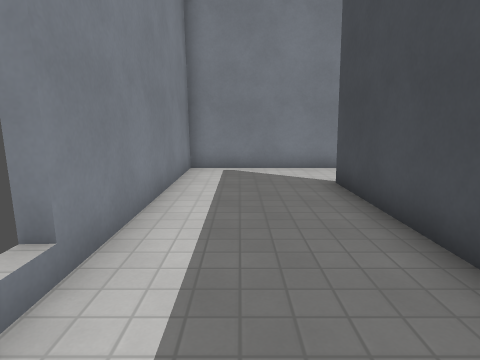
[1] (above)

23 first-person views from a walk through a 3-D level made in the Godot game engine. The camera is 1.4 m above the floor, tilts 10° down and sees 75° across. The floor is counted in squares, 1 m on a side. Each view is taken from the middle of a square. On the plan, view 1 faces up. The plan holds only what a view shows up to about 14 squares ahead; the rest is blank. Surface patterns are stand-ins for the level's own textures.

[2]
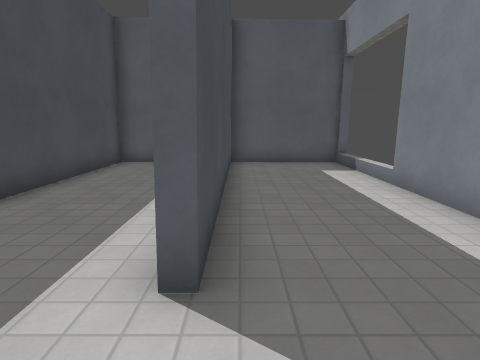

[3]
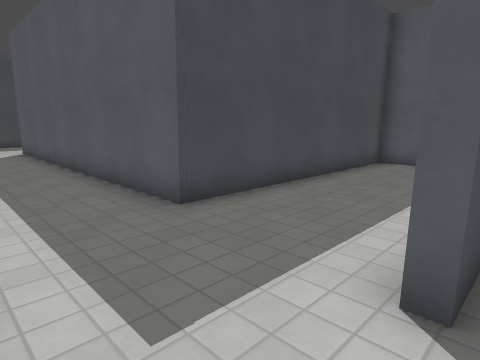

[4]
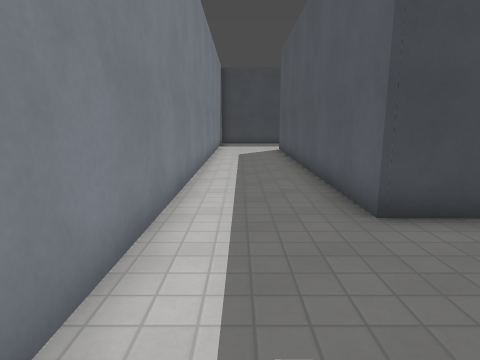

[5]
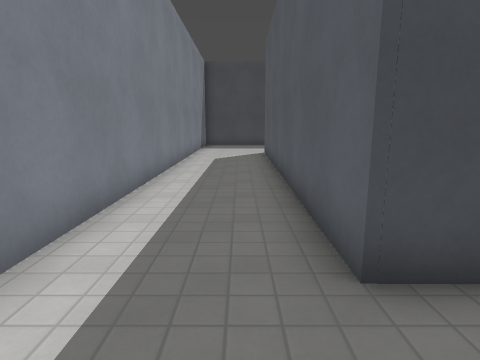

[6]
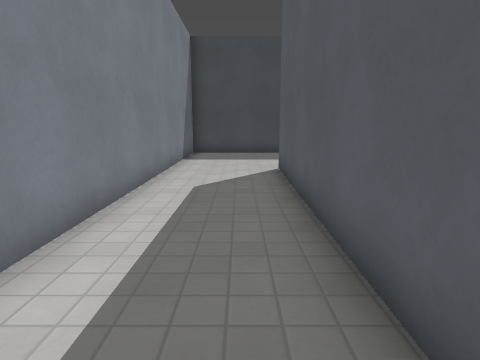

[7]
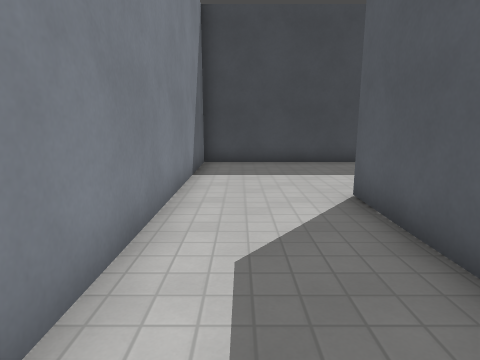

[8]
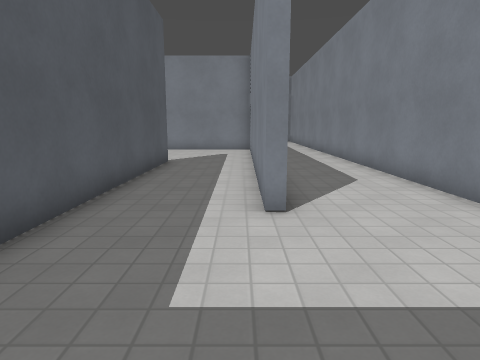

[9]
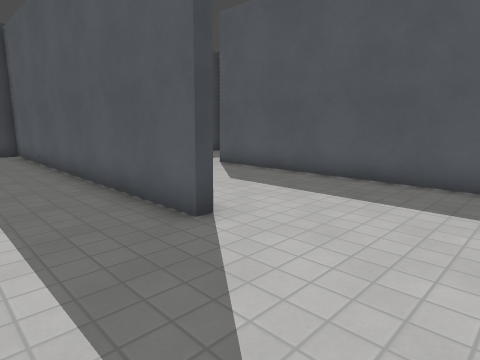

[10]
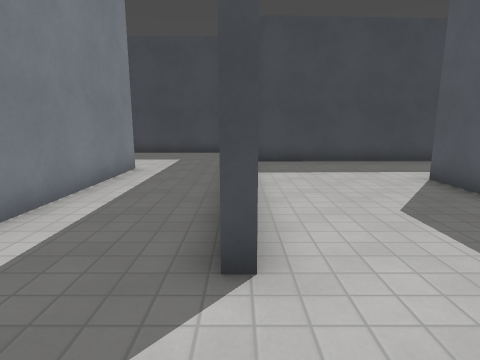

[11]
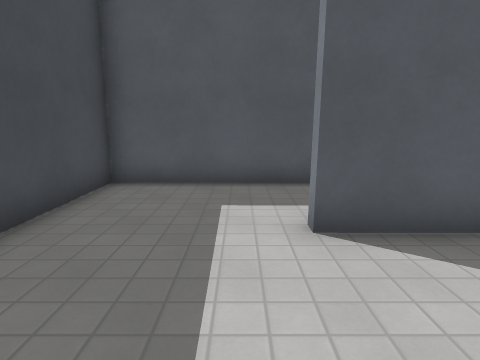

[12]
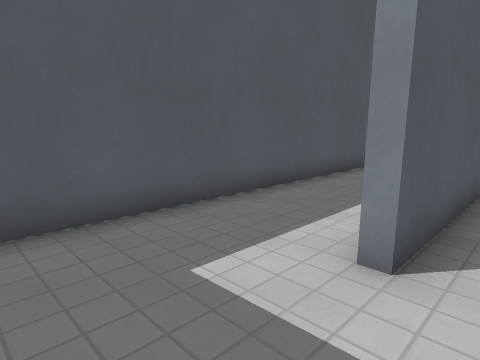

[13]
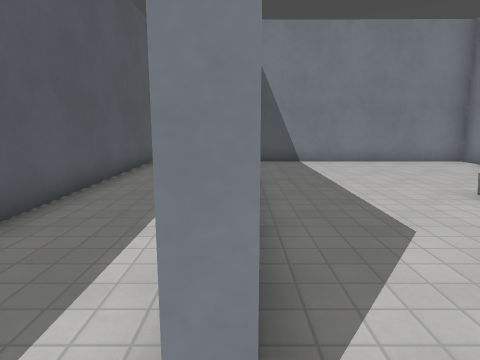

[14]
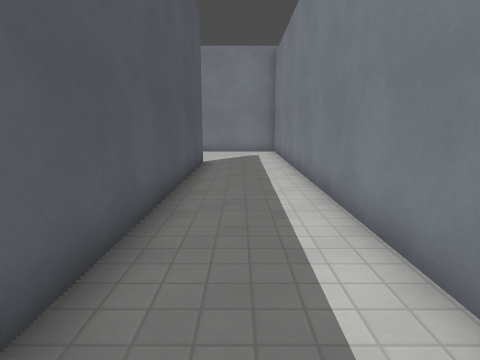

[15]
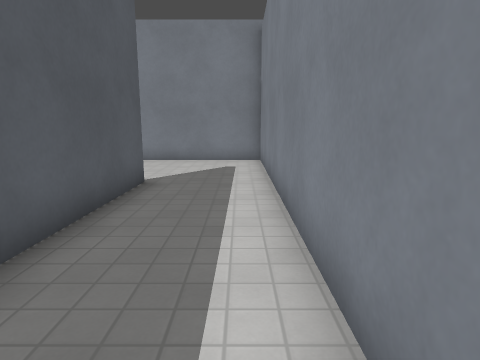

[16]
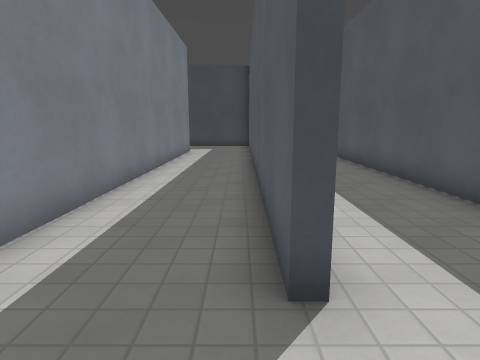

[17]
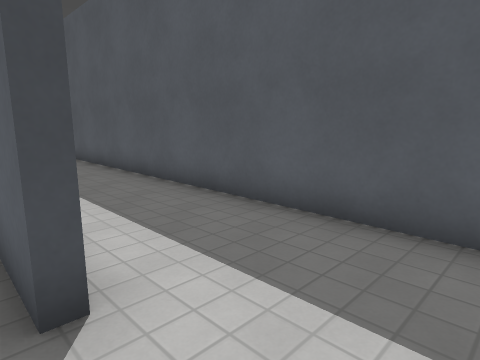

[18]
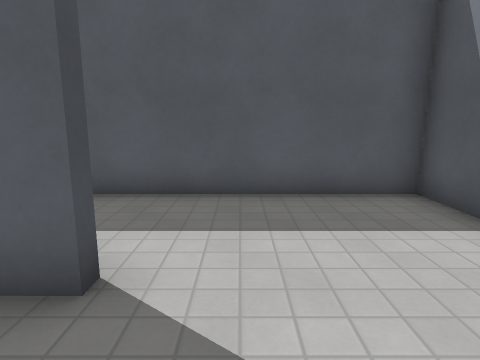

[19]
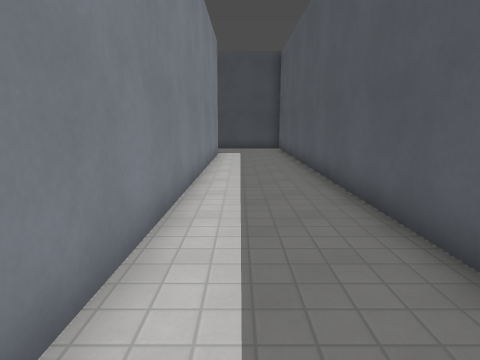

[20]
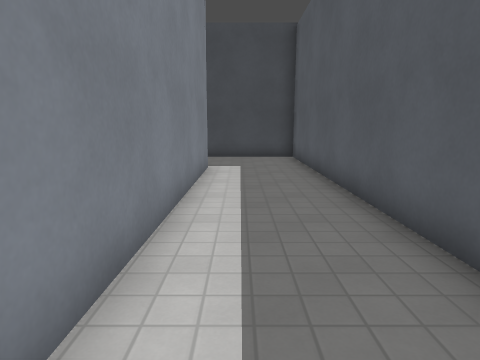

[21]
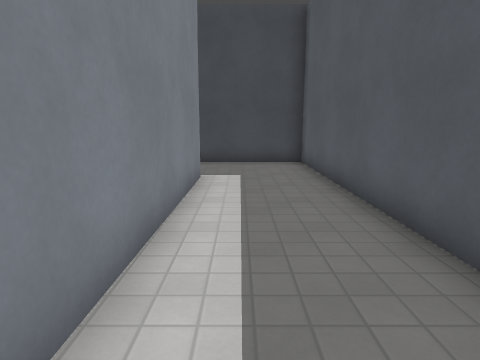

[22]
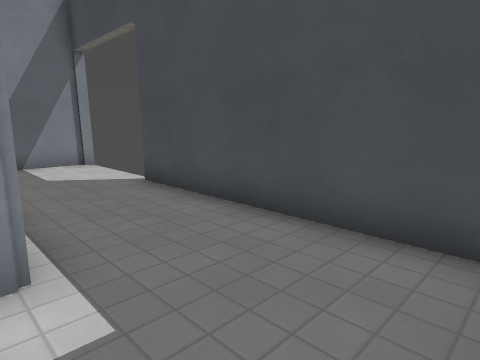

[23]
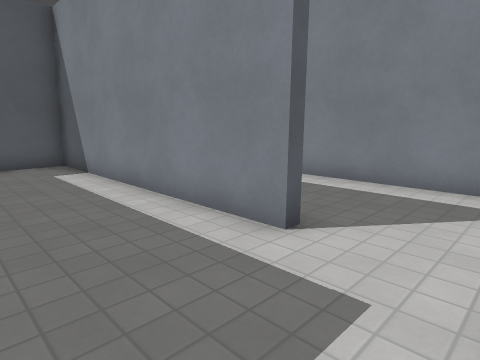

### Floor plan
Points are (right, up) in squares from view 1. A wall is a line through its corners. A room is listed if a view was taken in it or the views show most of it. See-through windows are left out.
Room 1 (views 1, 2, 3, 4, 5, 6, 7, 8, 9, 10, 11, 12, 13, 14, 15, 23)
walls: (12.7, 3.2) (25.9, 3.1) (25.9, 10.4) (-1.6, 10.2) (-1.6, 2.6); (9.9, -1.9) (18, -1.9) (18, -2.4); (7.9, 6.6) (6.9, 6.6) (6.9, -1.2); (15.2, -2.3) (8.5, -2.3); (7.5, -5.4) (22.2, -5.6) (22.1, 2.3); (2.3, -1.1) (2.3, 7.6) (2.7, 7.6) (2.7, -1.9) (6.5, -1.9) (6.6, 6.9) (20.1, 6.7) (20.1, 6.4) (11.6, 6.5); (-1.7, -1.8) (2.4, -1.9)
ways out: opening at (8.5, -3.5) to room 2
Room 2 (views 16, 17, 18, 19, 20, 21, 22)
walls: (8.5, -2.3) (-1.6, -2.2) (-1.6, -9.3) (25.9, -9.4) (25.9, -1.6); (22.6, -5.9) (8.4, -5.8); (3.3, -5.8) (3.3, -5.4) (7.5, -5.4); (26.2, 2.6) (23.9, 2.6)
ways out: opening at (8.5, -3.5) to room 1

Positions as (right, up) in squares from view 1, and headings:
1: (0, 0), facing up
2: (2, 10), facing down
3: (2, 10), facing down-right
4: (2, 9), facing right
5: (4, 8), facing right
6: (10, 8), facing right
7: (14, 9), facing right
8: (25, 6), facing left
9: (9, 6), facing down-right
10: (10, 3), facing right
11: (19, 2), facing down
12: (21, -1), facing down-left
13: (19, -2), facing left
14: (15, -4), facing left
15: (11, -3), facing left
16: (1, -5), facing right
17: (1, -5), facing down-right
18: (2, -3), facing down
19: (7, -7), facing right
20: (12, -7), facing right
21: (14, -7), facing right
22: (22, -9), facing up-right
23: (6, 10), facing down-left
